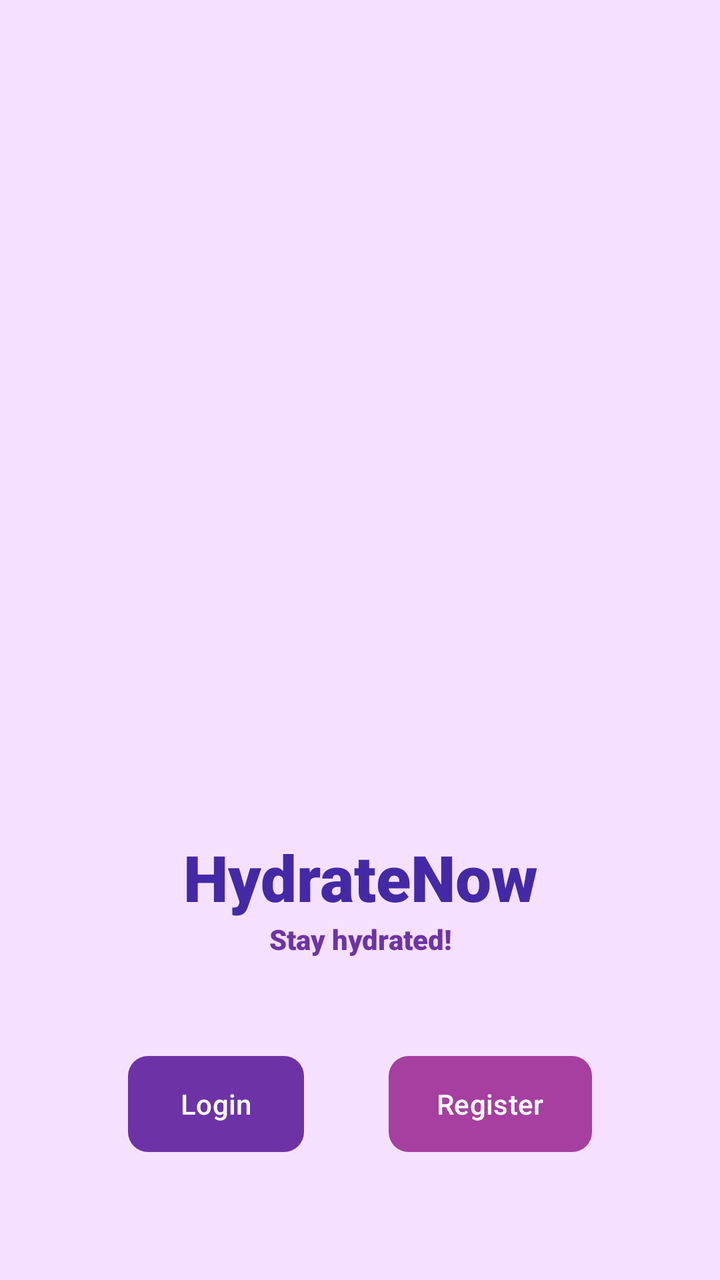
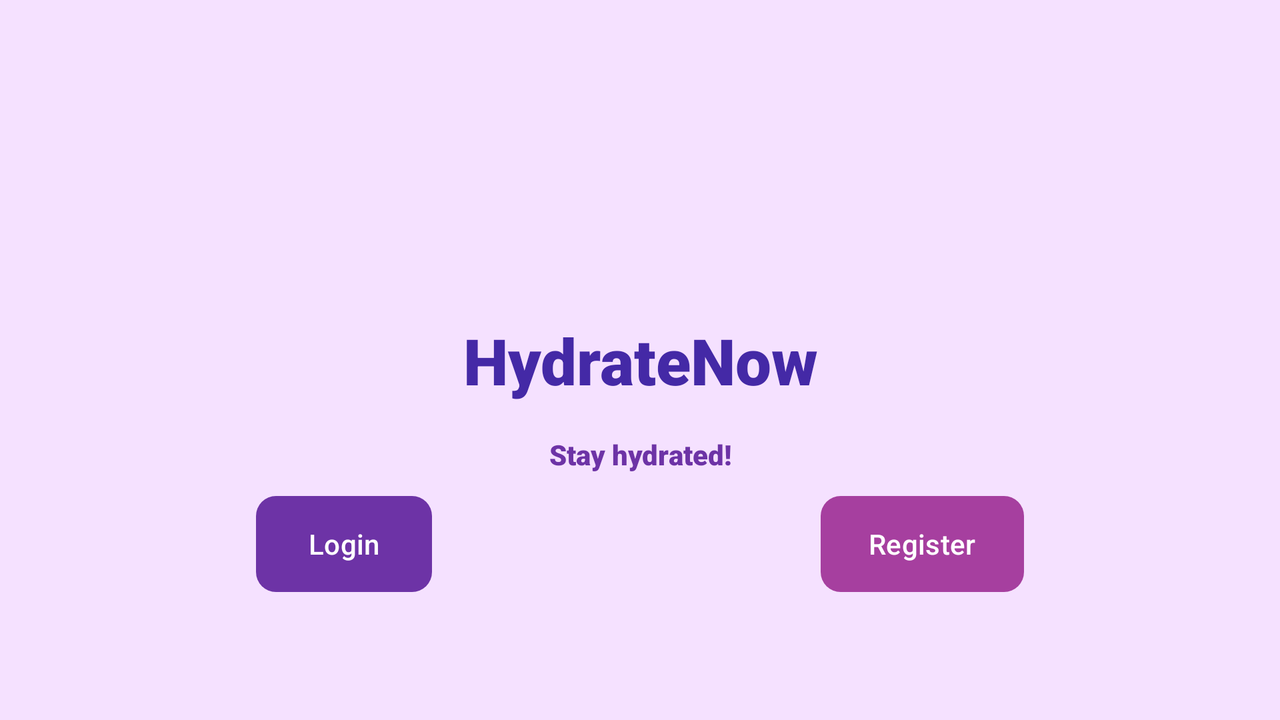

Compare how this app lays out the same screen by default and in its alternative resource folder. The renders come first, then the two layout files and the values they reference.
<!-- AndroidManifest.xml: application theme Theme.HydrateNow -->
<!-- res/layout/activity_launch_screen.xml -->
<?xml version="1.0" encoding="utf-8"?>
<androidx.constraintlayout.widget.ConstraintLayout xmlns:android="http://schemas.android.com/apk/res/android"
    xmlns:app="http://schemas.android.com/apk/res-auto"
    xmlns:tools="http://schemas.android.com/tools"
    android:layout_width="match_parent"
    android:layout_height="match_parent"
    android:background="@color/lightWhiteRose"
    tools:context=".activities.LaunchScreenActivity">

    <ImageView
        android:id="@+id/imageView2"
        android:layout_width="0dp"
        android:layout_height="300dp"
        app:layout_constraintBottom_toBottomOf="parent"
        app:layout_constraintDimensionRatio="w,1:1"
        app:layout_constraintEnd_toEndOf="parent"
        app:layout_constraintStart_toStartOf="parent"
        app:layout_constraintTop_toTopOf="parent"
        app:layout_constraintVertical_bias="0.25"
        app:srcCompat="@drawable/login_image" />

    <TextView
        android:id="@+id/textView"
        android:layout_width="0dp"
        android:layout_height="wrap_content"
        android:layout_marginTop="32dp"
        android:fontFamily="sans-serif-black"
        android:text="@string/app_name"
        android:textAlignment="center"
        android:textColor="@color/purple"
        android:textSize="32sp"
        app:layout_constraintBottom_toBottomOf="parent"
        app:layout_constraintEnd_toEndOf="parent"
        app:layout_constraintStart_toStartOf="parent"
        app:layout_constraintTop_toBottomOf="@+id/imageView2"
        app:layout_constraintVertical_bias="0.0"
        tools:text="HydrateNow" />

    <TextView
        android:id="@+id/textView2"
        android:layout_width="0dp"
        android:layout_height="wrap_content"
        android:fontFamily="sans-serif-black"
        android:text="@string/stay_hydrated"
        android:textAlignment="center"
        android:textColor="@color/lightPurple"
        app:layout_constraintEnd_toEndOf="parent"
        app:layout_constraintStart_toStartOf="parent"
        app:layout_constraintTop_toBottomOf="@+id/textView"
        tools:text="Stay hydrated!" />

    <Button
        android:id="@+id/btn_login"
        android:layout_width="wrap_content"
        android:layout_height="wrap_content"
        android:layout_marginStart="64dp"
        android:layout_marginBottom="64dp"
        android:background="@drawable/btn_lightpurple_radius10"
        android:text="@string/login"
        app:backgroundTint="@null"
        app:layout_constraintBottom_toBottomOf="parent"
        app:layout_constraintStart_toStartOf="parent" />

    <Button
        android:id="@+id/btn_register"
        android:layout_width="wrap_content"
        android:layout_height="wrap_content"
        android:layout_marginEnd="64dp"
        android:layout_marginBottom="64dp"
        android:background="@drawable/btn_lightlightlightpurple_radius10"
        android:text="@string/register"
        app:backgroundTint="@null"
        app:layout_constraintBottom_toBottomOf="parent"
        app:layout_constraintEnd_toEndOf="parent" />
</androidx.constraintlayout.widget.ConstraintLayout>
<!-- resources referenced by this layout -->
<resources>
  <color name="lightPurple">#6D33A6</color>
  <color name="lightWhiteRose">#F5E1FF</color>
  <color name="purple">#4429A6</color>
  <!-- drawable btn_lightlightlightpurple_radius10 (drawable) -->
  <?xml version="1.0" encoding="utf-8"?>
  <shape xmlns:android="http://schemas.android.com/apk/res/android">
      <solid android:color="@color/lightLightLightPurple" />
      <corners android:radius="10dp"/>
  </shape>
  <!-- drawable btn_lightpurple_radius10 (drawable) -->
  <?xml version="1.0" encoding="utf-8"?>
  <shape xmlns:android="http://schemas.android.com/apk/res/android">
      <solid android:color="@color/lightPurple" />
      <corners android:radius="10dp"/>
  </shape>
  <string name="app_name">HydrateNow</string>
  <string name="login">Login</string>
  <string name="register">Register</string>
  <string name="stay_hydrated">Stay hydrated!</string>
  <style name="Theme.HydrateNow" parent="Base.Theme.HydrateNow" />
  <color name="lightLightLightPurple">#A63F9F</color>
  <style name="Base.Theme.HydrateNow" parent="Theme.Material3.DayNight.NoActionBar">
          
          
      </style>
</resources>
<!-- res/layout-land/activity_launch_screen.xml (the repository's variant of the layout above) -->
<!-- drawn on the phone turned sideways -->
<?xml version="1.0" encoding="utf-8"?>
<androidx.constraintlayout.widget.ConstraintLayout xmlns:android="http://schemas.android.com/apk/res/android"
    xmlns:app="http://schemas.android.com/apk/res-auto"
    xmlns:tools="http://schemas.android.com/tools"
    android:layout_width="match_parent"
    android:layout_height="match_parent"
    android:background="@color/lightWhiteRose"
    tools:context=".activities.LaunchScreenActivity">

    <ImageView
        android:id="@+id/imageView2"
        android:layout_width="219dp"
        android:layout_height="199dp"
        android:layout_marginStart="16dp"
        android:layout_marginTop="16dp"
        app:layout_constraintDimensionRatio="w,1:1"
        app:layout_constraintStart_toStartOf="parent"
        app:layout_constraintTop_toTopOf="parent"
        app:srcCompat="@drawable/login_image" />

    <TextView
        android:id="@+id/textView"
        android:layout_width="wrap_content"
        android:layout_height="wrap_content"
        android:fontFamily="sans-serif-black"
        android:text="@string/app_name"
        android:textAlignment="center"
        android:textColor="@color/purple"
        android:textSize="32sp"
        app:layout_constraintBottom_toBottomOf="parent"
        app:layout_constraintEnd_toEndOf="parent"
        app:layout_constraintStart_toStartOf="parent"
        app:layout_constraintTop_toTopOf="parent"
        tools:text="HydrateNow" />

    <TextView
        android:id="@+id/textView2"
        android:layout_width="wrap_content"
        android:layout_height="wrap_content"
        android:layout_marginTop="16dp"
        android:fontFamily="sans-serif-black"
        android:text="@string/stay_hydrated"
        android:textAlignment="center"
        android:textColor="@color/lightPurple"
        app:layout_constraintEnd_toEndOf="parent"
        app:layout_constraintStart_toStartOf="parent"
        app:layout_constraintTop_toBottomOf="@+id/textView"
        tools:text="Stay hydrated!" />

    <Button
        android:id="@+id/btn_login"
        android:layout_width="wrap_content"
        android:layout_height="wrap_content"
        android:layout_marginStart="128dp"
        android:layout_marginBottom="64dp"
        android:background="@drawable/btn_lightpurple_radius10"
        android:text="@string/login"
        app:backgroundTint="@null"
        app:layout_constraintBottom_toBottomOf="parent"
        app:layout_constraintStart_toStartOf="parent" />

    <Button
        android:id="@+id/btn_register"
        android:layout_width="wrap_content"
        android:layout_height="wrap_content"
        android:layout_marginEnd="128dp"
        android:layout_marginBottom="64dp"
        android:background="@drawable/btn_lightlightlightpurple_radius10"
        android:text="@string/register"
        app:backgroundTint="@null"
        app:layout_constraintBottom_toBottomOf="parent"
        app:layout_constraintEnd_toEndOf="parent" />
</androidx.constraintlayout.widget.ConstraintLayout>
